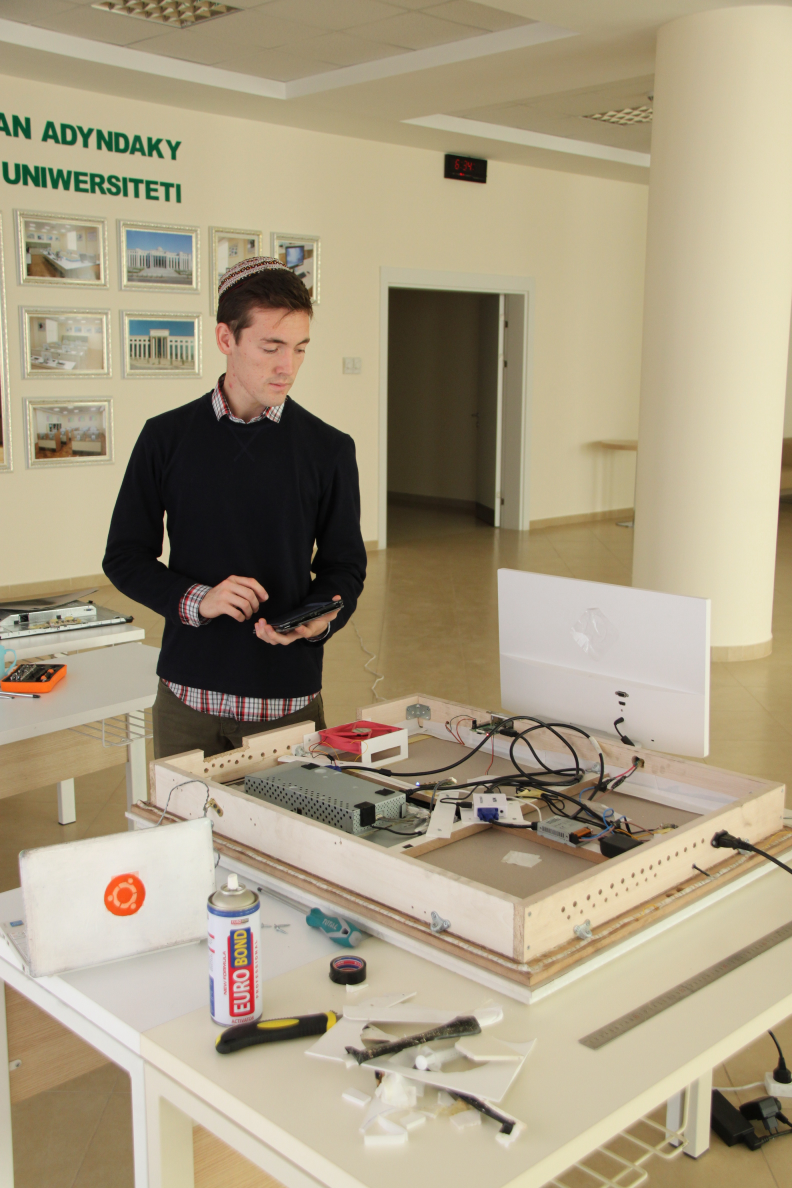
#> input picture units_and_checking/IMG_5660.JPG, 3168 x 4752 px (shown at 1/4 size)
$ python imageCompressionAndSaving.py
#> lines starting #> are read from the running program, lines starting #| are printed output that depends on the picture

######### working example #####

import os
import sys
from PIL import Image
import secrets

def dirHandler(path):
	if not os.path.exists(path):
		try:
			os.makedirs(path)
		except Exception as ex:
			print("error creating directory")

def changeImageSize(imageFile,modulePath,FileName):
	output_sizes = {
		"R":None,
		"M":(800,600),
		"S":(320,240),
	}
	paths={}
	for size in output_sizes:
		image = imageFile
		dirHandler(os.path.join(modulePath,size))
		# makes the "module/id/R/blahblah.jpg"
		FilePath = os.path.join(modulePath,size,FileName)
				# join app root path with filepath of image
		# saving_path = os.path.join(current_app.root_path,FilePath)
		saving_path = os.path.join(os.getcwd(),FilePath)
		if not output_sizes[size]:
			image.save(saving_path,optimize=True,quality=65)
			paths["FilePath"+size]=FilePath
		else:
			image.thumbnail(output_sizes[size])
			image.save(saving_path)
			paths["FilePath"+size]=FilePath

	return paths


def save_image(form_image=None,savedImage=None,module="undefined",id="undefined"):
#> called with savedImage = 'IMG_5660.JPG', module = 'commerce/users', id = 12
	if not form_image:
		image = Image.open(savedImage)
#> image is the input picture: PIL image 3168x4752 RGB; mean R, G, B 168.3, 156.3, 130.5
	if form_image:
		image = form_image

	random_hex = secrets.token_hex(14)
	_, f_ext = os.path.splitext(image.filename)
	FileName = random_hex + f_ext
#> FileName = '627a27c19cdf8ce546b3c8838d99.JPG'
	modulePath = os.path.join('static/',module,str(id),'images')

	resizing = changeImageSize(imageFile=image,modulePath=modulePath,FileName=FileName)
#> the loop in changeImageSize, `for size in output_sizes:` made 3 passes
#> pass 2, in changeImageSize, `image.save(saving_path)`:
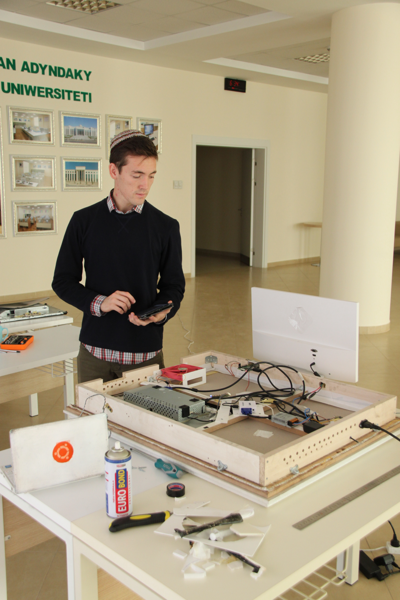
#> saved as 627a27c19cdf8ce546b3c8838d99.JPG: PIL image 400x600 RGB; mean R, G, B 168.2, 156.1, 130.4
#> after the loop in changeImageSize, `for size in output_sizes:`:
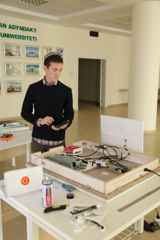
#> image: PIL image 160x240 RGB; mean R, G, B 168.2, 156.1, 130.4
#> after the loop in changeImageSize, `for size in output_sizes:`: paths = 3 items
#> resizing = 3 items
	print(resizing)
#> (printed output is left out)

save_image(savedImage='IMG_5660.JPG',module="commerce/users",id=12)


################################
